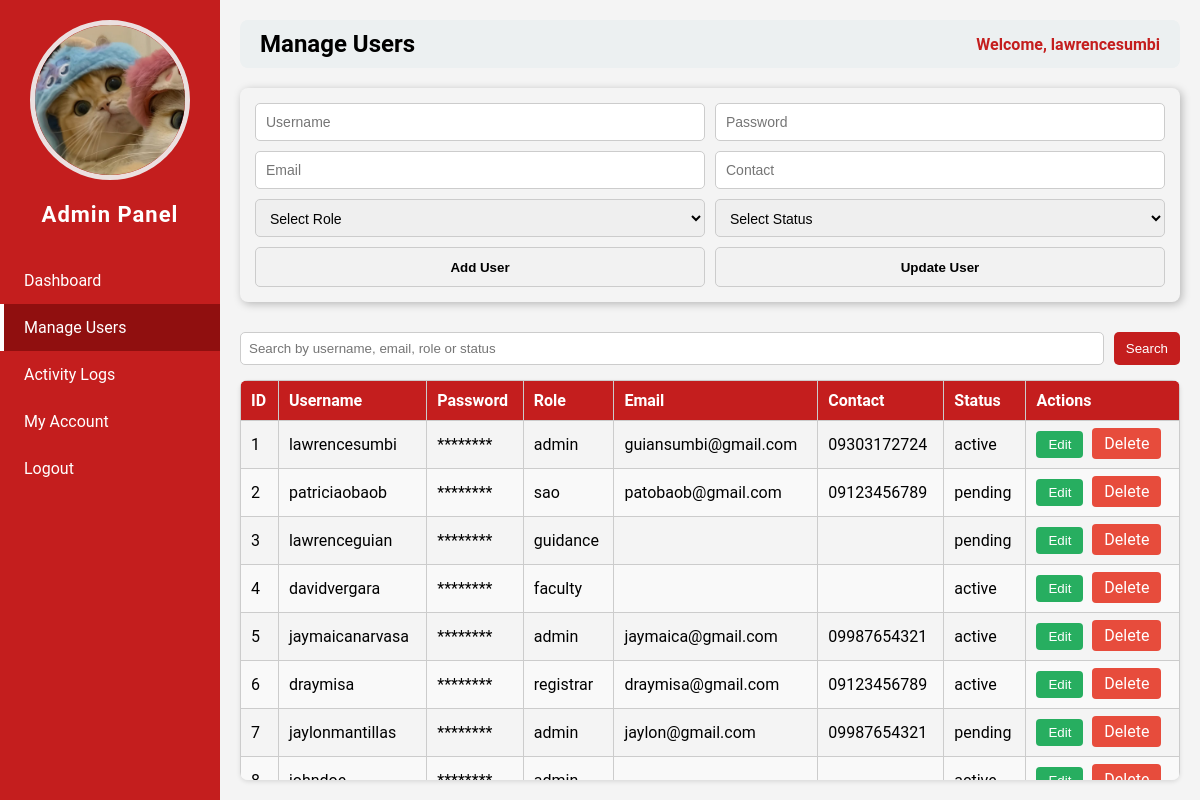
/admin.php?page=manage_users (signed in), run on an earlier commit of the app's database.
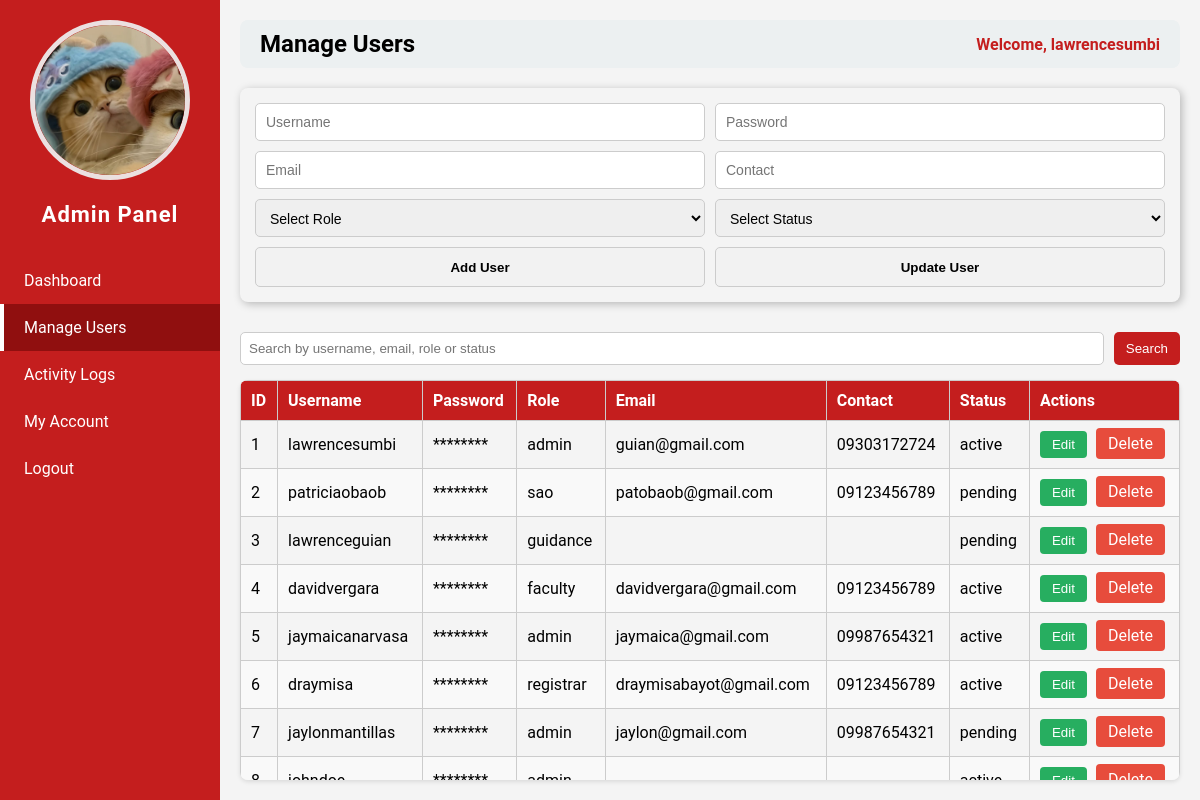
And on a later commit of the database.
### tables this page shows
CREATE TABLE `users` (
  `id` int(11) NOT NULL,
  `username` varchar(50) NOT NULL,
  `password` varchar(255) NOT NULL,
  `role` varchar(50) NOT NULL,
  `email` varchar(255) NOT NULL,
  `contact` varchar(50) NOT NULL,
  `status` varchar(50) NOT NULL,
  `img` varchar(255) NOT NULL
);

### admin_pages/manage_users.php (the view, shortened to what this page needs)
<?php
$host = "localhost";
$dbname = "studisciplink";
$user = "root";
$pass = "";
try {
    $pdo = new PDO("mysql:host=$host;dbname=$dbname", $user, $pass);
    $pdo->setAttribute(PDO::ATTR_ERRMODE, PDO::ERRMODE_EXCEPTION);
    $search = isset($_GET['search']) ? trim($_GET['search']) : '';
    if ($search) {
        $stmt = $pdo->prepare("SELECT * FROM users
                               WHERE username LIKE ?
                               OR email LIKE ?
                               OR role LIKE ?
                               OR status LIKE ?
                               ORDER BY id ASC");
        $stmt->execute(["%$search%", "%$search%", "%$search%", "%$search%"]);
    } else {
        $stmt = $pdo->query("SELECT * FROM users ORDER BY id ASC");
    }
    $users = $stmt->fetchAll(PDO::FETCH_ASSOC);
} catch(PDOException $e) {
    echo "<p style='color:red;'>Database error: ".$e->getMessage()."</p>";
}
?>
<form method="POST" class="user-form">
    <div class="row">
        <input type="text" name="username" id="username" placeholder="Username" required>
        <input type="password" name="password" id="password" placeholder="Password">
    </div>
    <div class="row">
        <input type="text" name="email" id="email" placeholder="Email">
        <input type="text" name="contact" id="contact" placeholder="Contact">
    </div>
    <div class="row">
        <select name="role" id="role" required>
            <option value="">Select Role</option>
        </select>
        <select name="status" id="status" required>
            <option value="">Select Status</option>
        </select>
    </div>
    <div class="row">
        <button type="submit" name="add_user" class="add-user">Add User</button>
        <button type="submit" name="update_user" class="update-user">Update User</button>
    </div>
</form>
<form method="GET" class="search-form">
    <input type="text" name="search" placeholder="Search by username, email, role or status" value="<?php echo htmlspecialchars($search); ?>">
    <button type="submit">Search</button>
</form>
<div class="table-container">
    <table class="users-table">
        <thead>
            <tr>
                <th>ID</th>
                <th>Username</th>
                <th>Password</th>
                <th>Role</th>
                <th>Email</th>
                <th>Contact</th>
                <th>Status</th>
                <th>Actions</th>
            </tr>
        </thead>
        <tbody>
            <?php foreach($users as $user): ?>
            <tr>
                <td><?php echo $user['id']; ?></td>
                <td><?php echo $user['username']; ?></td>
                <td>********</td>
                <td><?php echo $user['role']; ?></td>
                <td><?php echo $user['email']; ?></td>
                <td><?php echo $user['contact']; ?></td>
                <td><?php echo $user['status']; ?></td>
                <td>
                    <button class="btn-edit" onclick="editUser(<?php echo htmlspecialchars(json_encode($user)); ?>)">Edit</button>
                    <a class="btn-delete" href="?page=manage_users&delete=<?php echo $user['id']; ?>" onclick="return confirm('Are you sure?')">Delete</a>
                </td>
            </tr>
            <?php endforeach; ?>
        </tbody>
    </table>
</div>

### admin.php (shortened to what this page needs)
<?php
require 'db_connect.php';
$id = $_SESSION['user_id'];
$stmt = $pdo->prepare("SELECT * FROM users WHERE id=?");
$stmt->execute([$id]);
$user = $stmt->fetch(PDO::FETCH_ASSOC);
$page = isset($_GET['page']) ? $_GET['page'] : 'dashboard';
?>
<!DOCTYPE html>
<html>
<head>
</head>
<body>
<div class="sidebar">
    <div class="column profile-photo">
        <?php if (!empty($user['img'])): ?>
            <img src="<?php echo htmlspecialchars($user['img']); ?>" alt="Profile Image">
        <?php else: ?>
            <img src="default.png" alt="Profile Image">
        <?php endif; ?>
    </div>
    <h2>Admin Panel</h2>
    <a href="?page=dashboard" class="<?php echo $page=='dashboard' ? 'active' : ''; ?>">Dashboard</a>
    <a href="?page=manage_users" class="<?php echo $page=='manage_users' ? 'active' : ''; ?>">Manage Users</a>
    <a href="?page=activity_logs" class="<?php echo $page=='activity_logs' ? 'active' : ''; ?>">Activity Logs</a>
    <a href="?page=my_account" class="<?php echo $page=='my_account' ? 'active' : ''; ?>">My Account</a>
    <a href="logout.php">Logout</a>
</div>
<div class="main-content">
    <div class="header">
        <h2><?php echo str_replace('_',' ', $page); ?></h2>
        <span>Welcome, <?php echo $_SESSION['username']; ?></span>
    </div>
    <div class="content">
        <?php
        $file = "admin_pages/{$page}.php";
        if(file_exists($file)){
            include $file;
        } else {
            echo "<p>Page not found.</p>";
        }
        ?>
    </div>
</div>
</body>
</html>

### admin.php (style rules this page uses)
body { margin: 0; font-family: 'Roboto', sans-serif; background: #f4f4f4; }
.sidebar { position: fixed; top: 0; left: 0; width: 220px; height: 100%; background-color: #c41e1e; color: white; display: flex; flex-direction: column; padding-top: 20px; }
.sidebar h2 { text-align: center; margin-bottom: 30px; font-size: 22px; letter-spacing: 1px; }
.sidebar a { padding: 14px 20px; text-decoration: none; color: white; display: block; transition: 0.3s; border-left: 4px solid transparent; }
.sidebar a.active { background-color: #900f0f; border-left: 4px solid #fff; }
.main-content { margin-left: 220px; padding: 20px; }
.header { display: flex; justify-content: space-between; align-items: center; background: #ecf0f1; padding: 10px 20px; border-radius: 8px; margin-bottom: 20px; }
.header h2 { margin: 0; text-transform: capitalize; }
.header span { font-weight: bold; color: #c41e1e; }
.profile-photo { text-align: center; }
.profile-photo img { width: 150px; height: 150px; object-fit: cover; border-radius: 50%; border: 5px solid #ebe0e0ff; }

### admin_pages/manage_users.php (style rules this page uses)
.user-form { padding: 15px; border-radius: 8px 8px 8px 8px; box-shadow: 2px 2px 8px rgba(0,0,0,0.25); display: flex; flex-direction: column; gap: 10px; margin-bottom: 30px; }
.user-form .row { display: flex; gap: 10px; }
.user-form input, .user-form select { flex: 1; min-width: 48%; height: 38px; padding: 10px; font-size: 14px; border-radius: 5px; border: 1px solid #ccc; box-sizing: border-box; }
.user-form button { flex: 1; min-width: 48%; height: 40px; font-weight: bold; border: 1px solid #ccc; border-radius: 5px; cursor: pointer; background: none; color: inherit; transition: 0.3s; }
.user-form .row button { background: #f2f2f2; }
.table-container { max-height: 400px; overflow-y: auto; border-radius: 8px; box-shadow: 0 2px 4px rgba(0,0,0,0.1); }
.users-table { width: 100%; border-collapse: collapse; }
.users-table th, .users-table td { padding: 10px; text-align: left; border: 1px solid #ccc; }
.users-table th { background: #c41e1e; color: white; position: sticky; top: 0; z-index: 2; }
.users-table tr:nth-child(even) { background: #f9f9f9; }
.btn-edit { background-color: #27ae60; color: white; border: none; padding: 6px 12px; border-radius: 4px; cursor: pointer; margin-right: 5px; transition: 0.3s; }
.btn-delete { background-color: #e74c3c; color: white; border: none; padding: 6px 12px; border-radius: 4px; cursor: pointer; transition: 0.3s; text-decoration: none; }
.search-form { margin-bottom: 15px; display: flex; gap: 10px; }
.search-form input[type="text"] { flex: 1; padding: 8px; border-radius: 5px; border: 1px solid #ccc; }
.search-form button { padding: 8px 12px; border: none; border-radius: 5px; background: #c41e1e; color: white; cursor: pointer; }

What changed in the data, as far as the page shows it:
changed users "lawrencesumbi": email "guiansumbi@gmail.com" → "guian@gmail.com"
changed users "davidvergara": email (not shown) → "davidvergara@gmail.com"; contact (not shown) → "09123456789"
changed users "draymisa": email "draymisa@gmail.com" → "draymisabayot@gmail.com"
